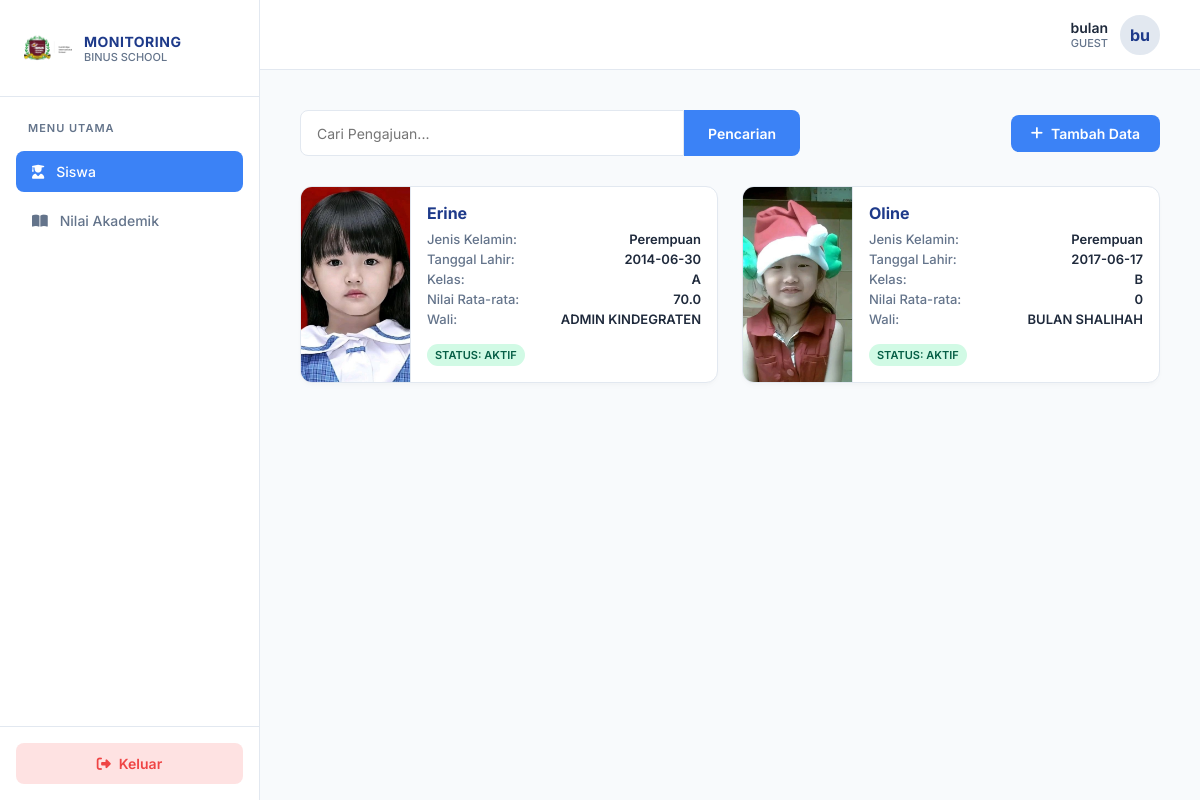
The app's page /siswa/ (signed in) with its own data.
### monitoring/models.py (models this page shows, shortened)
class Murid(models.Model):
    GENDER_CHOICES = (
        ('Laki-Laki', 'Laki-Laki'),
        ('Perempuan', 'Perempuan'),
    )
    name = models.CharField(max_length=255)
    jenis_kelamin = models.CharField(max_length=20, choices=GENDER_CHOICES)
    tanggal_lahir = models.DateField()
    kelas = models.CharField(max_length=50)
    foto = models.ImageField(upload_to='murid/', blank=True, null=True)
    status = models.BooleanField(default=True)
    ortu = models.ForeignKey(AbstractUser, on_delete=models.CASCADE, related_name='children')
    @property
    def rata_rata_nilai(self):
        grades = self.nilai_set.all()
        if not grades.exists():
            return 0
        total = sum(g.nilai for g in grades)
        return round(total / grades.count(), 2)

class Nilai(models.Model):
    guru = models.ForeignKey(AbstractUser, on_delete=models.CASCADE, related_name='inputted_grades')
    murid = models.ForeignKey(Murid, on_delete=models.CASCADE, related_name='nilai_set')
    mapel = models.ForeignKey(MataPelajaran, on_delete=models.CASCADE, related_name='grades')
    nilai = models.IntegerField()
    updated_year = models.IntegerField()

class AbstractUser(models.Model):
    ROLE_CHOICES = (
        (1, 'Guru'),
        (2, 'Ortu'),
        (3, 'Admin'),
    )
    user = models.OneToOneField(User, on_delete=models.CASCADE, related_name='abstract_user')
    name = models.CharField(max_length=255)
    roles = models.IntegerField(choices=ROLE_CHOICES, default=2)
    status = models.BooleanField(default=False)

### monitoring/views.py (the view)
# urls.py: path('siswa/', views.siswa_view, name='siswa'),
@login_required
def siswa_view(request):
    role = request.session.get('roles')
    user_id = request.session.get('user_id')
    if role == 'ORTU':
        murids = Murid.objects.filter(ortu_id=user_id)
    else:
        murids = Murid.objects.all()
    search_query = request.GET.get('search', '')
    if search_query:
        murids = murids.filter(name__icontains=search_query)
    return render(request, 'monitoring/siswa.html', {
        'murids': murids,
        'search_query': search_query,
    })

### monitoring/templates/monitoring/siswa.html (shortened to what this page needs)
{% extends 'monitoring/base.html' %}
{% block content %}
<div class="page-header">
    <form method="GET" action="{% url 'siswa' %}" class="search-container">
        <input type="text" name="search" class="search-input" placeholder="Cari Pengajuan..." value="{{ search_query }}">
        <button type="submit" class="search-btn">Pencarian</button>
    </form>
    <button class="btn btn-primary" onclick="openModal()">
        <i class="fa-solid fa-plus"></i>
        <span>Tambah Data</span>
    </button>
</div>
<div class="student-grid">
    {% for murid in murids %}
        <div class="student-card">
            <div class="student-img-container">
                {% if murid.foto %}
                    <img src="{{ murid.foto.url }}" alt="{{ murid.name }}" class="student-img">
                {% else %}
                    <div class="student-img-placeholder">
                        <i class="fa-solid fa-user-ninja"></i>
                    </div>
                {% endif %}
            </div>
            <div class="student-details">
                <div>
                    <h3 class="student-name">{{ murid.name }}</h3>
                    <div class="info-row">
                        <span class="info-label">Jenis Kelamin:</span>
                        <span class="info-val">{{ murid.jenis_kelamin }}</span>
                    </div>
                    <div class="info-row">
                        <span class="info-label">Tanggal Lahir:</span>
                        <span class="info-val">{{ murid.tanggal_lahir|date:"Y-m-d" }}</span>
                    </div>
                    <div class="info-row">
                        <span class="info-label">Kelas:</span>
                        <span class="info-val">{{ murid.kelas }}</span>
                    </div>
                    <div class="info-row">
                        <span class="info-label">Nilai Rata-rata:</span>
                        <span class="info-val">{{ murid.rata_rata_nilai }}</span>
                    </div>
                    <div class="info-row">
                        <span class="info-label">Wali:</span>
                        <span class="info-val">{{ murid.ortu.name|upper }}</span>
                    </div>
                </div>
                <div style="margin-top: 12px;">
                    <span class="status-badge {% if murid.status %}status-aktif{% else %}status-nonaktif{% endif %}">
                        Status: {% if murid.status %}Aktif{% else %}Tidak Aktif{% endif %}
                    </span>
                </div>
            </div>
        </div>
    {% endfor %}
</div>
{% endblock %}

### monitoring/templates/monitoring/base.html (shortened to what this page needs)
{% load static %}
<!DOCTYPE html>
<html lang="id">
<head>
    <link rel="stylesheet" href="https://cdnjs.cloudflare.com/ajax/libs/font-awesome/6.4.0/css/all.min.css">
</head>
<body>
    <div class="sidebar">
        <div class="sidebar-header">
            <img src="{% static 'monitoring/logo_tk.png' %}" alt="BINUS SCHOOL Logo" style="width: 48px; height: 48px; object-fit: contain;">
            <div class="logo-text">
                <span class="logo-title">MONITORING</span>
                <span class="logo-subtitle">BINUS SCHOOL</span>
            </div>
        </div>
        <ul class="sidebar-menu">
            <span class="menu-label">Menu Utama</span>
            <li class="sidebar-item {% if request.resolver_match.url_name == 'siswa' %}active{% endif %}">
                <a href="{% url 'siswa' %}">
                    <i class="fa-solid fa-user-graduate"></i>
                    <span>Siswa</span>
                </a>
            </li>
            <li class="sidebar-item {% if request.resolver_match.url_name == 'nilai_akademik' %}active{% endif %}">
                <a href="{% url 'nilai_akademik' %}">
                    <i class="fa-solid fa-book-open"></i>
                    <span>Nilai Akademik</span>
                </a>
            </li>
        </ul>
        <div class="sidebar-footer">
            <a href="{% url 'logout' %}" class="logout-btn">
                <i class="fa-solid fa-right-from-bracket"></i>
                <span>Keluar</span>
            </a>
        </div>
    </div>
    <div class="main-container">
        <header class="header">
            <div class="user-profile">
                <div class="user-info">
                    <div class="user-name">{{ request.session.name|default:"PENGGUNA" }}</div>
                    <div class="user-role">{{ request.session.roles|default:"GUEST" }}</div>
                </div>
                <div class="user-avatar">
                    {{ request.session.name|slice:":2"|default:"U" }}
                </div>
            </div>
        </header>
        <main class="content">
            {% block content %}{% endblock %}
        </main>
    </div>
</body>
</html>

### records on screen
Murid: foto (picture), name "Erine", jenis_kelamin "Perempuan", tanggal_lahir "2014-06-30", kelas "A", rata_rata_nilai "70.0", ortu.name "ADMIN KINDEGRATEN", status "AKTIF"
Murid: foto (picture), name "Oline", jenis_kelamin "Perempuan", tanggal_lahir "2017-06-17", kelas "B", rata_rata_nilai "0", ortu.name "BULAN SHALIHAH", status "AKTIF"

### other values on screen
{{ request.session.name|default:"PENGGUNA" }} "bulan"
{{ request.session.roles|default:"GUEST" }} "GUEST"
{{ request.session.name|slice:":2"|default:"U" }} "bu"
